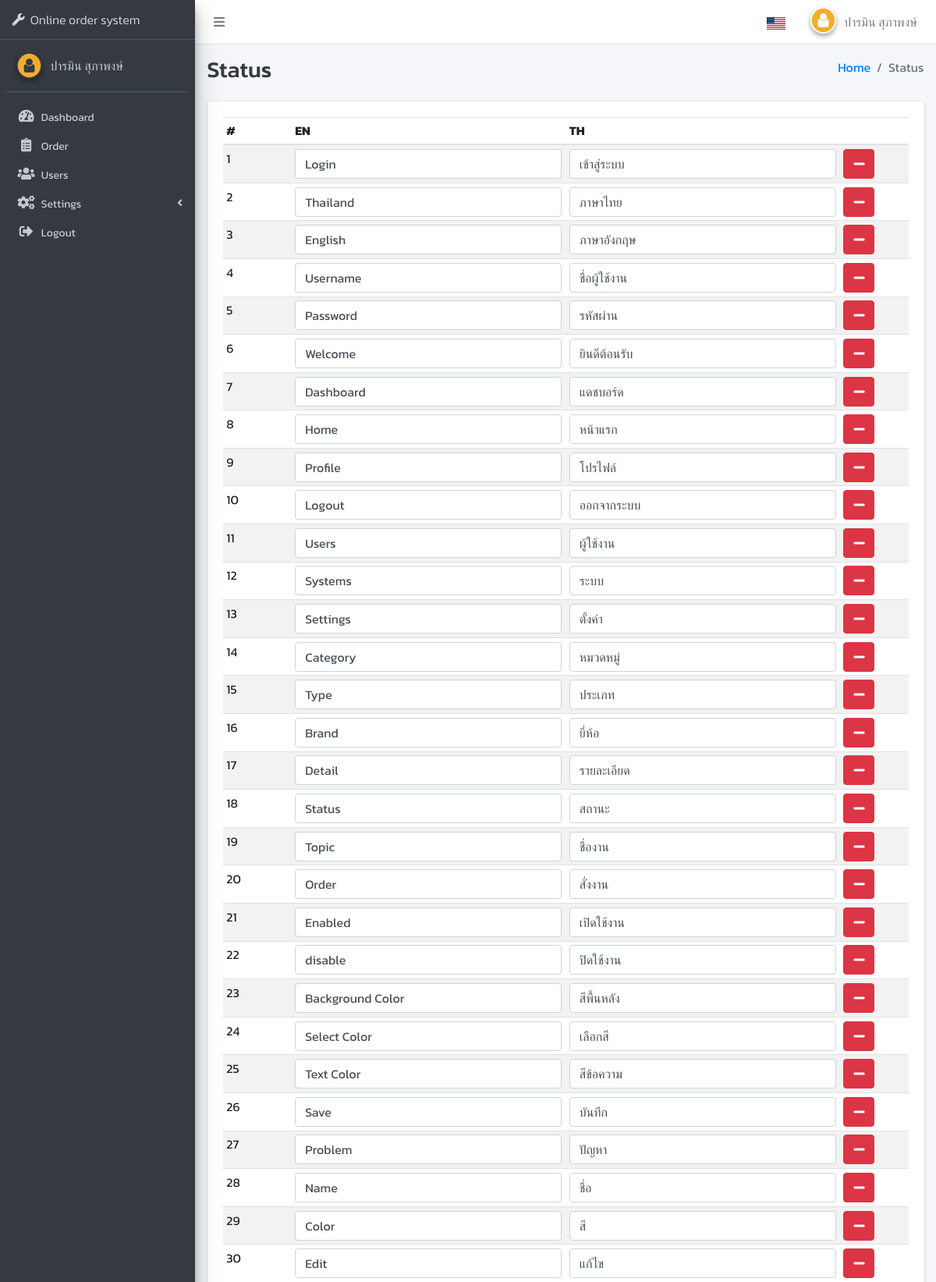
Page /index.php?page=language (signed in, upper part) on the committed database.
### tables this page shows
CREATE TABLE `ui_language` (
  `id` int(11) NOT NULL,
  `en` text NOT NULL,
  `th` text NOT NULL
);

### apps/language/index.php (the view, shortened to what this page needs)
<?php
  $fields = "*";
  $table = "ui_language";
  $conditions = "";
  $languages = fetch_all($fields, $table, $conditions);
?>
<div class="content-wrapper">
  <div class="content-header">
    <div class="container-fluid">
      <div class="row mb-2">
        <div class="col-sm-6">
          <h1 class="m-0 text-dark"><?php lang("Status");?></h1>
        </div>
        <div class="col-sm-6">
          <ol class="breadcrumb float-sm-right">
            <li class="breadcrumb-item"><a href="./"><?php lang("Home");?></a></li>
            <li class="breadcrumb-item active"><?php lang("Status");?></li>
          </ol>
        </div>
      </div>
    </div>
  </div>
  <div class="content">
    <div class="container-fluid">
      <div class="row">
        <div class="col-lg-12">
          <div class="card">
            <div class="card-body">
              <form action="apps/language/do_language.php?action=update_language" id="frm" method="POST">
                <div class="table-responsive">
                  <table class="table table-striped table-hover table-sm">
                    <thead>
                      <tr>
                        <th width="10%">#</th>
                        <th width="40%"><?php lang("EN");?></th>
                        <th width="40%"><?php lang("TH");?></th>
                        <th width="10%"></th>
                      </tr>
                    </thead>
                    <tbody>
                      <?php
                $i = 1;
                foreach($languages as $row){
                ?>
                      <tr>
                        <td><?php echo $i++;?></td>
                        <td><input type="text" name="en[<?php echo $row["id"];?>][]" class="form-control" value="<?php echo $row["en"];?>"></td>
                        <td><input type="text" name="th[<?php echo $row["id"];?>][]" class="form-control" value="<?php echo $row["th"];?>"></td>
                        <td>
                          <a href="apps/language/do_language.php?action=delete&id=<?php echo $row["id"];?>" class="btn btn-danger" onClick="return confirm('Delete?');"><i class="fas fa-minus"></i></a>
                        </td>
                      </tr>
                <?php } ?>
                    </tbody>
                  </table>
                </div>
            </div>
          </div>
        </div>
      </div>
    </div>
  </div>
</div>

### db_function/function.php (shortened to what this page needs)
<?php
function lang($text, $echo = true){
    global $conn;
    $lang = isset($_SESSION["LANGUAGE"]) ? $_SESSION["LANGUAGE"] : "en" ;
    $stmt =  $conn->prepare(" DESCRIBE ui_language   ");
    $stmt->bindParam(":lang",$lang);
    $stmt->execute();
    $data = $stmt->fetchAll(PDO::FETCH_ASSOC);
    $conditions = false;
    if($data === FALSE){
        if($echo){
            echo $text;
        }else{
            return $text;
        }
    }else{
        foreach($data as $row){
            if($row["Field"] == $lang){
                $conditions = true;
            }
        }
        if($conditions){
            $stmt =  $conn->prepare("SELECT * FROM ui_language WHERE en = :txt OR th = :txt ");
            $stmt->bindParam(":txt",$text, PDO::PARAM_STR);
            $stmt->execute();
            $data = $stmt->fetch(PDO::FETCH_ASSOC);
            if($data === FALSE){
                $sql = "INSERT INTO `ui_language` SET ";
                $sql .= " en = :txt ";
                $stmt = $conn->prepare($sql);
                $stmt->bindParam(":txt",$text);
                $result = $stmt->execute();
                if($echo){
                    echo $text;
                }else{
                    return $text;
                }
            }else{
                $txt_lang = !empty($data[$lang]) ? $data[$lang] : $data["en"];
                if($echo){
                    echo $txt_lang;
                }else{
                    return $txt_lang;
                }
            }
        }
    }
}
function fetch_all($fields, $table, $conditions = NULL , $req = NULL){
    global $conn;
    try{
        $stmt = $conn->prepare("SELECT $fields FROM `$table` $conditions ");
        if(!empty($req)){
            foreach($req as $key => $v){
                $stmt->bindParam(":".$key,$v);
            }
        }
        $result = $stmt->execute();
        $data = array();
        while($row = $stmt->fetch(PDO::FETCH_ASSOC)){
          $data[] = $row;
        }
    }catch(PDOException $e){
        echo "Error: " . $e->getMessage();
        die();
    }
    return $data;
}
?>

### rows in the picture
ui_language: en "Online order system"
ui_language: en "Dashboard", th "แดชบอร์ด"
ui_language: en "Order", th "สั่งงาน"
ui_language: en "Users", th "ผู้ใช้งาน"
ui_language: en "Settings", th "ตั้งค่า"
ui_language: en "Logout", th "ออกจากระบบ"
ui_language: en "Status Status", en "Status", th "สถานะ"
ui_language: en "Home", th "หน้าแรก"
ui_language: en "EN"
ui_language: en "TH"
ui_language: en "Login", th "เข้าสู่ระบบ"
ui_language: en "Thailand", th "ภาษาไทย"
ui_language: en "English", th "ภาษาอังกฤษ"
ui_language: en "Username", th "ชื่อผู้ใช้งาน"
ui_language: en "Password", th "รหัสผ่าน"
ui_language: en "Welcome", th "ยินดีต้อนรับ"
ui_language: en "Profile", th "โปรไฟล์"
ui_language: en "Systems", th "ระบบ"
ui_language: en "Category", th "หมวดหมู่"
ui_language: en "Type", th "ประเภท"
ui_language: en "Brand", th "ยี่ห้อ"
ui_language: en "Detail", th "รายละเอียด"
ui_language: en "Topic", th "ชื่องาน"
ui_language: en "Enabled", th "เปิดใช้งาน"
ui_language: en "disable", th "ปิดใช้งาน"
ui_language: en "Background Color", th "สีพื้นหลัง"
ui_language: en "Select Color", th "เลือกสี"
ui_language: en "Text Color", th "สีข้อความ"
ui_language: en "Save", th "บันทึก"
ui_language: en "Problem", th "ปัญหา"
ui_language: en "Name", th "ชื่อ"
ui_language: en "Color", th "สี"
ui_language: en "Edit", th "แก้ไข"

### other values in the picture
$_SESSION["FIRST_NAME"] "ปารมิน"
$_SESSION["LAST_NAME"] "สุภาพงษ์"
